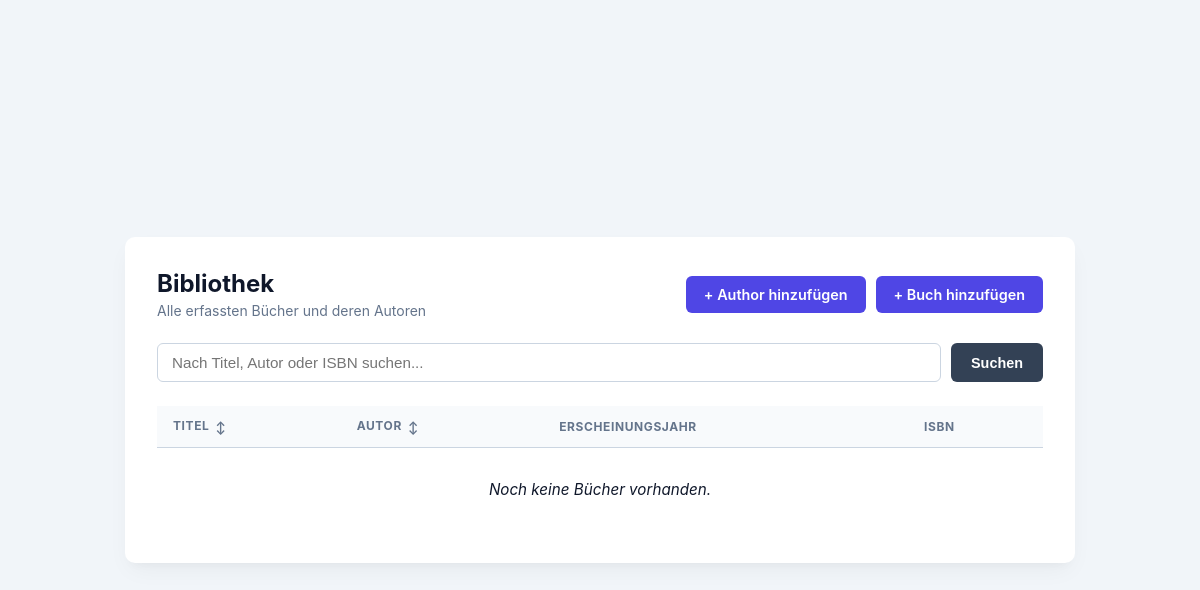
The app's page /, older data.
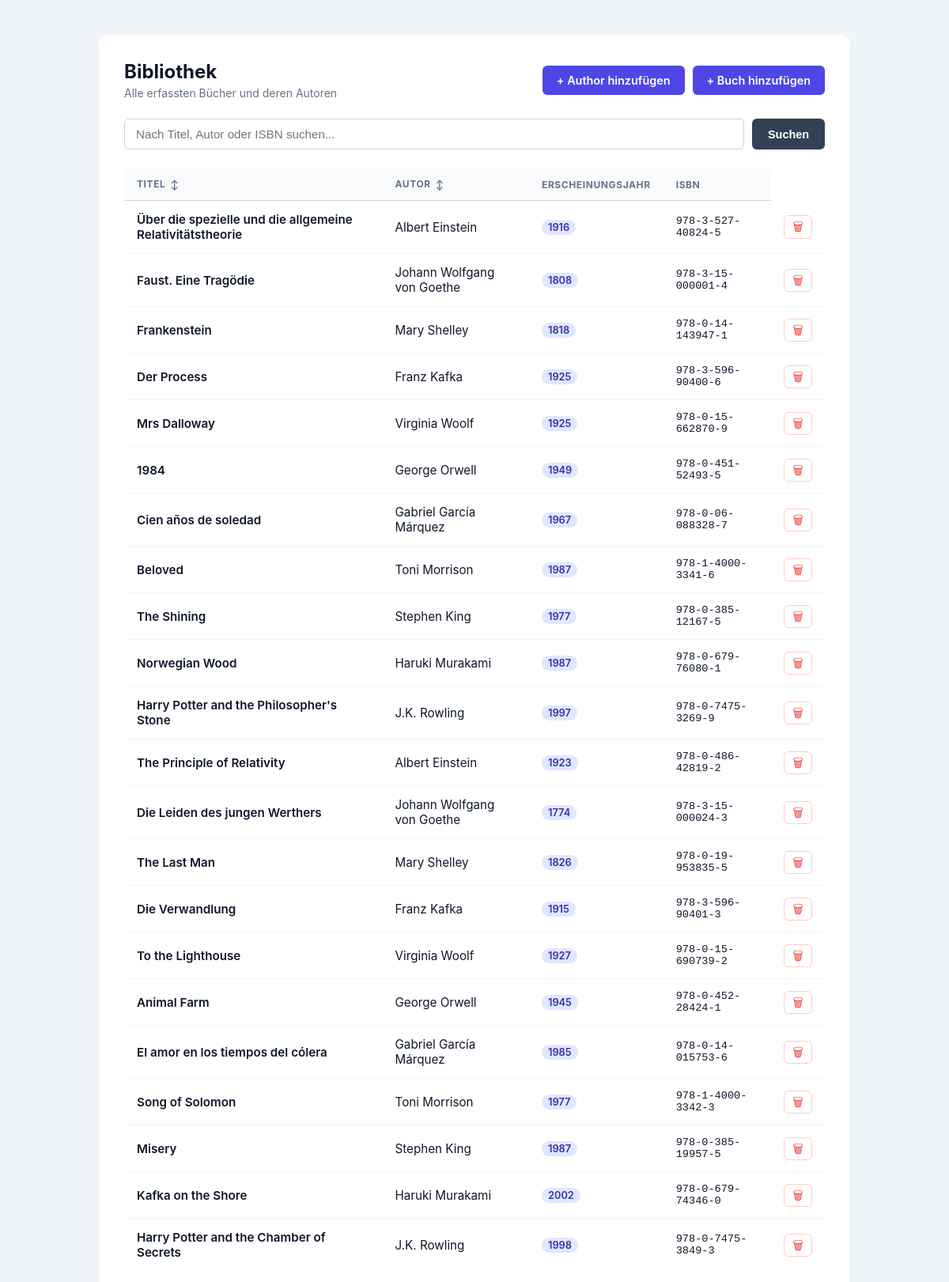
The same page, newer data.
### data_models.py (models this page shows, shortened)
class Book(db.Model):
    __tablename__ = "book"
    id: Mapped[int] = mapped_column(primary_key=True, autoincrement=True)
    isbn: Mapped[str] = mapped_column(String, nullable=False)
    title: Mapped[str] = mapped_column(String, nullable=False)
    author_id: Mapped[int] = mapped_column(ForeignKey("author.id"), nullable=False)
    publication_year: Mapped[int] = mapped_column(nullable=False)
    author: Mapped["Author"] = relationship(back_populates="books")

class Author(db.Model):
    __tablename__ = "author"
    id: Mapped[int] = mapped_column(primary_key=True, autoincrement=True)
    name: Mapped[str] = mapped_column(String(100), nullable=False)
    birth_date: Mapped[date] = mapped_column(nullable=False)
    date_of_death: Mapped[Optional[date]] = mapped_column(default=None)
    books: Mapped[List["Book"]] = relationship(back_populates="author")

### app.py (the view, shortened to what this page needs)
@app.route('/')
def index():
    sort_by = request.args.get("sort")
    search_term = request.args.get("search")
    query = db.session.query(Book)
    if sort_by == "title":
        query = query.order_by(Book.title)
    elif sort_by == "author":
        query = query.join(Author).order_by(Author.name.asc())
    elif sort_by == "publication_year":
        query = query.order_by(Book.publication_year)
    books = query.all()
    return render_template('home.html', books=books, search_term=search_term)

### templates/home.html (shortened to what this page needs)
<!DOCTYPE html>
<html lang="de">
<head>
    <link rel="stylesheet" href="{{ url_for('static', filename='css/style.css') }}">
</head>
<body>
    <div class="card-container">
        <header class="card-header">
            <div>
                <h1>Bibliothek</h1>
                <p class="subtitle">Alle erfassten Bücher und deren Autoren</p>
            </div>
            <div class="header-actions">
                <a href="{{ url_for('add_author') }}" class="btn-primary">+ Author hinzufügen</a>
                <a href="{{ url_for('add_book') }}" class="btn-primary">+ Buch hinzufügen</a>
            </div>
        </header>
        <form action="{{ url_for('index') }}" method="GET" class="search-bar-container">
            <div class="search-input-wrapper">
                <input
                    type="text"
                    name="search"
                    placeholder="Nach Titel, Autor oder ISBN suchen..."
                    value="{{ search_term or '' }}"
                    class="search-input"
                >
            </div>
            <button type="submit" class="btn-search">Suchen</button>
        </form>
        <div class="table-responsive">
            <table class="data-table">
                <thead>
                    <tr>
                        <th>Titel<a href="{{ url_for('index', sort='title', search=search_term) }}" class="sort-link" title="Nach Titel sortieren">↕</a></th>
                        <th>Autor<a href="{{ url_for('index', sort='author', search=search_term) }}" class="sort-link" title="Nach Autor sortieren">↕</a></th>
                        <th>Erscheinungsjahr</th>
                        <th>ISBN</th>
                    </tr>
                </thead>
                <tbody>
                    {% for book in books %}
                    <tr>
                        <td class="font-medium">
                            {{ book.title }}
                        </td>
                        <td>
                            {{ book.author.name }}
                        </td>
                        <td><span class="badge">{{ book.publication_year }}</span></td>
                        <td class="text-mono">{{ book.isbn }}</td>
                        <td class="text-right">
                            <form action="{{ url_for('delete_book', book_id=book.id) }}" method="POST" class="inline-delete-form" onsubmit="return confirm('Möchtest du „{{ book.title }}“ wirklich löschen?');">
                                <button type="submit" class="btn-delete" title="Buch löschen">
                                    🗑
                                </button>
                            </form>
                        </td>
                    </tr>
                    {% else %}
                    <tr>
                        <td colspan="4" class="empty-state">
                            {% if search_term %}
                                Keine Treffer für „{{ search_term }}“ gefunden.
                            {% else %}
                                Noch keine Bücher vorhanden.
                            {% endif %}
                        </td>
                    </tr>
                    {% endfor %}
                </tbody>
            </table>
        </div>
    </div>
</body>
</html>

Row changes from the older to the newer data that the page shows:
added Book: title "Über die spezielle und die allgemeine Relativitätstheorie", author.name "Albert Einstein", publication_year "1916", isbn "978-3-527-40824-5"
added Book: title "Faust. Eine Tragödie", author.name "Johann Wolfgang von Goethe", publication_year "1808", isbn "978-3-15-000001-4"
added Book: title "Frankenstein", author.name "Mary Shelley", publication_year "1818", isbn "978-0-14-143947-1"
added Book: title "Der Process", author.name "Franz Kafka", publication_year "1925", isbn "978-3-596-90400-6"
added Book: title "Mrs Dalloway", author.name "Virginia Woolf", publication_year "1925", isbn "978-0-15-662870-9"
added Book: title "1984", author.name "George Orwell", publication_year "1949", isbn "978-0-451-52493-5"
added Book: title "Cien años de soledad", author.name "Gabriel García Márquez", publication_year "1967", isbn "978-0-06-088328-7"
added Book: title "Beloved", author.name "Toni Morrison", publication_year "1987", isbn "978-1-4000-3341-6"
added Book: title "The Shining", author.name "Stephen King", publication_year "1977", isbn "978-0-385-12167-5"
added Book: title "Norwegian Wood", author.name "Haruki Murakami", publication_year "1987", isbn "978-0-679-76080-1"
added Book: title "Harry Potter and the Philosopher's Stone", author.name "J.K. Rowling", publication_year "1997", isbn "978-0-7475-3269-9"
added Book: title "The Principle of Relativity", author.name "Albert Einstein", publication_year "1923", isbn "978-0-486-42819-2"
added Book: title "Die Leiden des jungen Werthers", author.name "Johann Wolfgang von Goethe", publication_year "1774", isbn "978-3-15-000024-3"
added Book: title "The Last Man", author.name "Mary Shelley", publication_year "1826", isbn "978-0-19-953835-5"
added Book: title "Die Verwandlung", author.name "Franz Kafka", publication_year "1915", isbn "978-3-596-90401-3"
added Book: title "To the Lighthouse", author.name "Virginia Woolf", publication_year "1927", isbn "978-0-15-690739-2"
added Book: title "Animal Farm", author.name "George Orwell", publication_year "1945", isbn "978-0-452-28424-1"
added Book: title "El amor en los tiempos del cólera", author.name "Gabriel García Márquez", publication_year "1985", isbn "978-0-14-015753-6"
added Book: title "Song of Solomon", author.name "Toni Morrison", publication_year "1977", isbn "978-1-4000-3342-3"
added Book: title "Misery", author.name "Stephen King", publication_year "1987", isbn "978-0-385-19957-5"
added Book: title "Kafka on the Shore", author.name "Haruki Murakami", publication_year "2002", isbn "978-0-679-74346-0"
added Book: title "Harry Potter and the Chamber of Secrets", author.name "J.K. Rowling", publication_year "1998", isbn "978-0-7475-3849-3"
Text that changed along with them:
text no longer shown: "Noch keine Bücher vorhanden."
